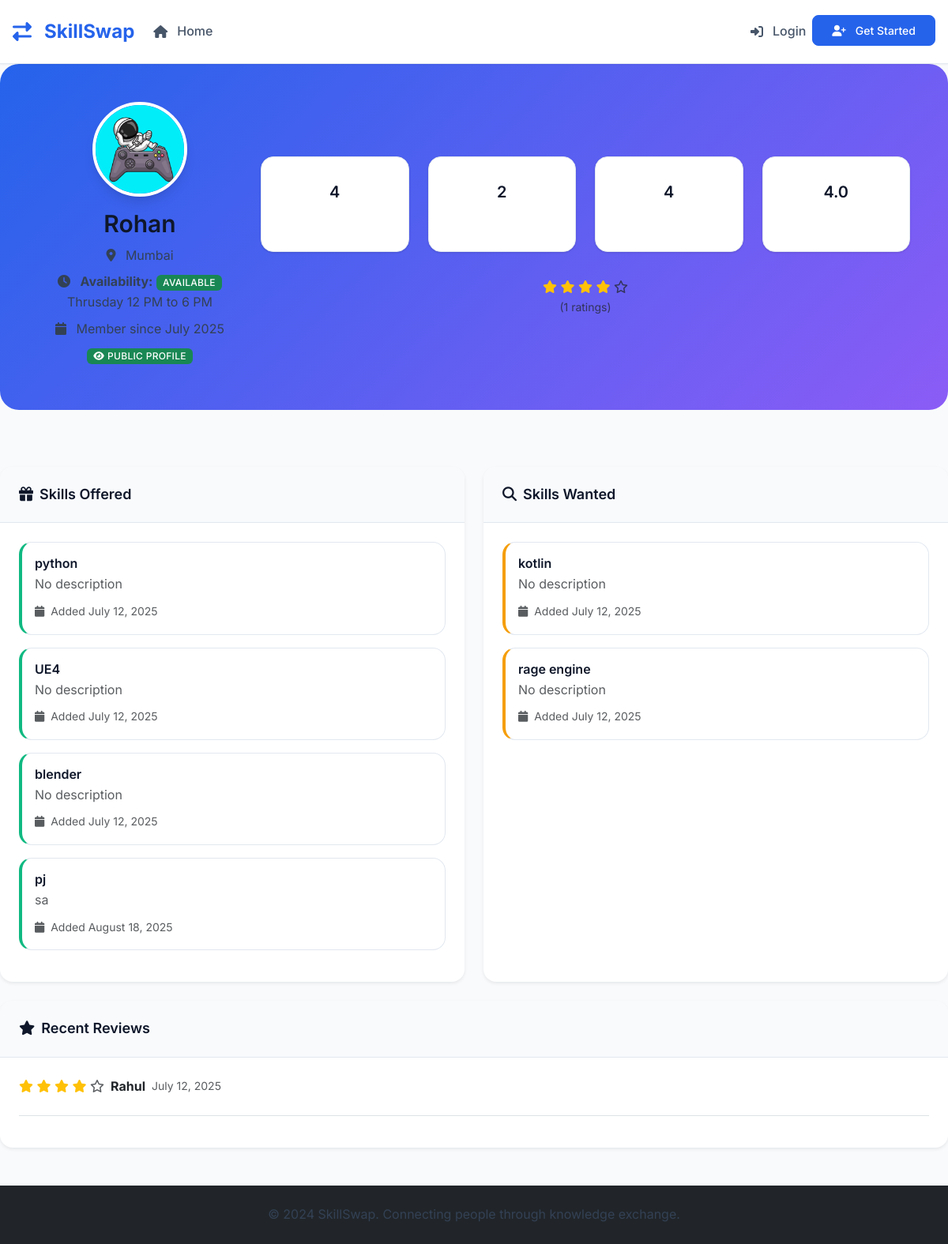
The page /view_profile/3 on the database as committed earlier.
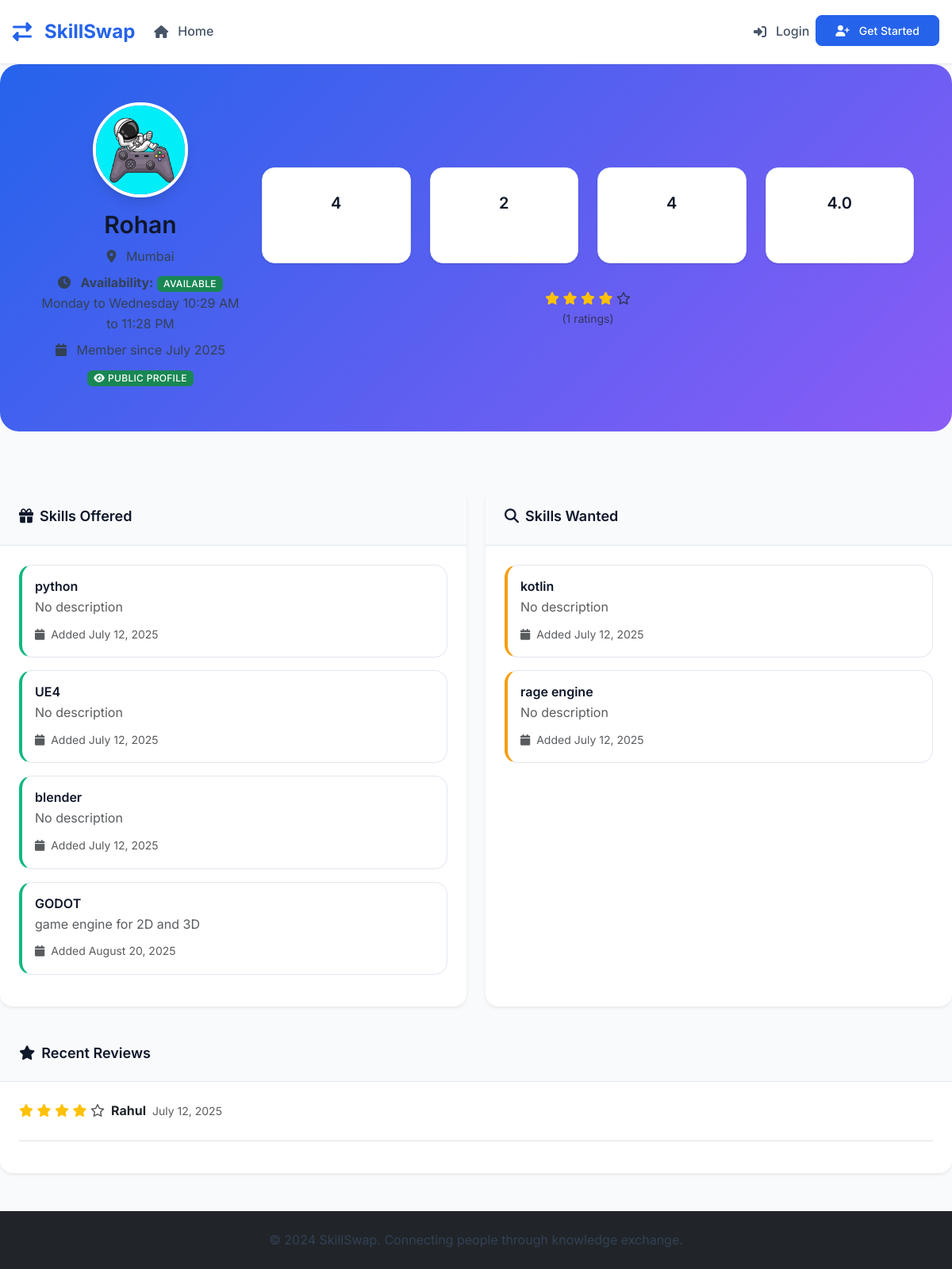
The same page on the database as committed later.
### tables this page shows
CREATE TABLE users (
            id INTEGER PRIMARY KEY AUTOINCREMENT,
            email TEXT UNIQUE NOT NULL,
            password_hash TEXT NOT NULL,
            name TEXT NOT NULL,
            location TEXT,
            profile_photo TEXT,
            availability TEXT,
            is_public INTEGER DEFAULT 1,
            is_admin INTEGER DEFAULT 0,
            is_banned INTEGER DEFAULT 0,
            created_at TIMESTAMP DEFAULT CURRENT_TIMESTAMP
        , bio TEXT, is_under_supervision INTEGER DEFAULT 0, availability_start TEXT, availability_end TEXT);

CREATE TABLE skills (
            id INTEGER PRIMARY KEY AUTOINCREMENT,
            user_id INTEGER,
            skill_name TEXT NOT NULL,
            skill_type TEXT NOT NULL, -- 'offered' or 'wanted'
            description TEXT,
            is_approved INTEGER DEFAULT 1,
            created_at TIMESTAMP DEFAULT CURRENT_TIMESTAMP, is_rejected INTEGER DEFAULT 0, rejection_reason TEXT, rejected_at TIMESTAMP,
            FOREIGN KEY (user_id) REFERENCES users (id)
        );

CREATE TABLE ratings (
            id INTEGER PRIMARY KEY AUTOINCREMENT,
            swap_request_id INTEGER,
            rater_id INTEGER,
            rated_id INTEGER,
            rating INTEGER CHECK(rating >= 1 AND rating <= 5),
            feedback TEXT,
            created_at TIMESTAMP DEFAULT CURRENT_TIMESTAMP,
            FOREIGN KEY (swap_request_id) REFERENCES swap_requests (id),
            FOREIGN KEY (rater_id) REFERENCES users (id),
            FOREIGN KEY (rated_id) REFERENCES users (id)
        );

### skill_swap_app.py (the view)
@app.route('/view_profile/<int:user_id>')
def view_profile(user_id):
    conn = get_db()
    user = conn.execute('SELECT * FROM users WHERE id = ? AND is_public = 1 AND is_banned = 0', (user_id,)).fetchone()
    if not user:
        flash('Profile not found or not available.', 'error')
        return redirect(url_for('index'))
    offered_skills = conn.execute('''
        SELECT * FROM skills WHERE user_id = ? AND skill_type = 'offered' AND is_approved = 1
    ''', (user_id,)).fetchall()
    wanted_skills = conn.execute('''
        SELECT * FROM skills WHERE user_id = ? AND skill_type = 'wanted' AND is_approved = 1
    ''', (user_id,)).fetchall()
    completed_swaps = conn.execute('''
        SELECT COUNT(*) as count FROM swap_requests
        WHERE (requester_id = ? OR provider_id = ?) AND status = 'accepted'
    ''', (user_id, user_id)).fetchone()['count']
    avg_rating = conn.execute('''
        SELECT AVG(rating) as avg_rating, COUNT(*) as total_ratings
        FROM ratings WHERE rated_id = ?
    ''', (user_id,)).fetchone()
    recent_reviews = conn.execute('''
        SELECT r.*, u.name as reviewer_name
        FROM ratings r
        JOIN users u ON r.rater_id = u.id
        WHERE r.rated_id = ?
        ORDER BY r.created_at DESC
        LIMIT 5
    ''', (user_id,)).fetchall()
    can_request = False
    if 'user_id' in session and session['user_id'] != user_id:
        user_offered_skills = conn.execute('''
            SELECT COUNT(*) as count FROM skills
            WHERE user_id = ? AND skill_type = 'offered' AND is_approved = 1
        ''', (session['user_id'],)).fetchone()['count']
        can_request = user_offered_skills > 0
    conn.close()
    user = convert_row_datetimes(user)
    offered_skills = convert_rows_datetimes(offered_skills)
    wanted_skills = convert_rows_datetimes(wanted_skills)
    recent_reviews = convert_rows_datetimes(recent_reviews)
    stats = {
        'offered_skills': len(offered_skills),
        'wanted_skills': len(wanted_skills),
        'completed_swaps': completed_swaps,
        'avg_rating': avg_rating['avg_rating'] or 0,
        'total_ratings': avg_rating['total_ratings'] or 0,
        'has_rating': avg_rating['total_ratings'] > 0
    }
    return render_template('view_profile.html',
                         user=user,
                         offered_skills=offered_skills,
                         wanted_skills=wanted_skills,
                         stats=stats,
                         recent_reviews=recent_reviews,
                         can_request=can_request)

### skill_swap_app.py (called while the page is built, shortened)
def parse_datetime(timestamp_str):
    if timestamp_str is None:
        return None
    try:
        if 'T' in timestamp_str:
            return datetime.fromisoformat(timestamp_str.replace('Z', '+00:00'))
        else:
            return datetime.strptime(timestamp_str, '%Y-%m-%d %H:%M:%S')
    except:
        return None

def convert_row_datetimes(row):
    if row is None:
        return None
    if hasattr(row, 'keys'):
        row_dict = dict(row)
    else:
        row_dict = row
    timestamp_fields = ['created_at', 'updated_at', 'rejected_at']
    for field in timestamp_fields:
        if field in row_dict and row_dict[field]:
            row_dict[field] = parse_datetime(row_dict[field])
    return row_dict

def convert_rows_datetimes(rows):
    if not rows:
        return []
    return [convert_row_datetimes(row) for row in rows]

def get_db():
    conn = sqlite3.connect('skill_swap.db')
    conn.row_factory = sqlite3.Row
    return conn

@app.context_processor
def inject_unread_notifications():
    return {'unread_notifications': 0}

@app.context_processor
def inject_helpers():
    return {'get_user_by_id': get_user_by_id}

### templates/view_profile.html (shortened to what the changed rows need)
{% extends "base.html" %}
{% block content %}
<div class="row mb-4">
    <div class="col-12">
        <div class="profile-header">
            <div class="row align-items-center">
                <div class="col-md-3 text-center">
                    <div class="position-relative d-inline-block">
                        {% if user.profile_photo %}
                            <img src="{{ url_for('static', filename='uploads/' + user.profile_photo) }}"
                                 alt="{{ user.name }}" class="profile-avatar mb-3">
                        {% else %}
                            <img src="{{ url_for('static', filename='images/default-avatar.png') }}"
                                 alt="{{ user.name }}" class="profile-avatar mb-3">
                        {% endif %}
                    </div>
                    <h2 class="mb-2">{{ user.name }}</h2>
                    <p class="mb-2">
                        <i class="fas fa-map-marker-alt me-2"></i>
                        {{ user.location or 'Location not specified' }}
                    </p>
                    <p class="mb-2">
                        <i class="fas fa-clock me-2"></i>
                        <strong>Availability:</strong>
                        {% if user.availability %}
                            <span class="badge bg-success">Available</span> {{ user.availability }}
                        {% else %}
                            <span class="badge bg-secondary">Not Available</span>
                        {% endif %}
                    </p>
                    <p class="mb-2">
                        <i class="fas fa-calendar me-2"></i>
                        Member since {{ user.created_at.strftime('%B %Y') }}
                    </p>
                    <div class="mb-2">
                        <span class="badge bg-{{ 'success' if user.is_public else 'secondary' }}">
                            <i class="fas fa-{{ 'eye' if user.is_public else 'eye-slash' }} me-1"></i>
                            {{ 'Public Profile' if user.is_public else 'Private Profile' }}
                        </span>
                    </div>
                </div>
                <div class="col-md-9">
                    {% if stats.has_rating %}
                    <div class="text-center mt-3">
                        <div class="rating-stars">
                            {% for i in range(5) %}
                                {% if i < stats.avg_rating %}
                                    <i class="fas fa-star text-warning"></i>
                                {% else %}
                                    <i class="far fa-star text-muted"></i>
                                {% endif %}
                            {% endfor %}
                        </div>
                    </div>
                    {% endif %}
                </div>
            </div>
        </div>
    </div>
</div>
<div class="row mb-4">
    <div class="col-md-6">
        <div class="card border-0 shadow-sm h-100">
            <div class="card-body">
                {% if offered_skills %}
                    {% for skill in offered_skills %}
                    <div class="skill-card offered p-3 mb-3">
                        <h6 class="mb-1">{{ skill.skill_name }}</h6>
                        <p class="text-muted mb-2">{{ skill.description or 'No description' }}</p>
                        <small class="text-muted">
                            <i class="fas fa-calendar me-1"></i>
                            Added {{ skill.created_at.strftime('%B %d, %Y') }}
                        </small>
                    </div>
                    {% endfor %}
                {% else %}
                    <div class="text-center text-muted py-4">
                        <i class="fas fa-gift fa-3x mb-3"></i>
                        <p>No skills offered yet</p>
                    </div>
                {% endif %}
            </div>
        </div>
    </div>
    <div class="col-md-6">
        <div class="card border-0 shadow-sm h-100">
            <div class="card-body">
                {% if wanted_skills %}
                    {% for skill in wanted_skills %}
                    <div class="skill-card wanted p-3 mb-3">
                        <h6 class="mb-1">{{ skill.skill_name }}</h6>
                        <p class="text-muted mb-2">{{ skill.description or 'No description' }}</p>
                        <small class="text-muted">
                            <i class="fas fa-calendar me-1"></i>
                            Added {{ skill.created_at.strftime('%B %d, %Y') }}
                        </small>
                    </div>
                    {% endfor %}
                {% else %}
                    <div class="text-center text-muted py-4">
                        <i class="fas fa-search fa-3x mb-3"></i>
                        <p>No skills wanted yet</p>
                    </div>
                {% endif %}
            </div>
        </div>
    </div>
</div>
{% if recent_reviews %}
<div class="row mb-4">
    <div class="col-12">
        <div class="card border-0 shadow-sm">
            <div class="card-body">
                {% for review in recent_reviews %}
                <div class="review-item border-bottom pb-3 mb-3">
                    <div class="d-flex justify-content-between align-items-start">
                        <div>
                            <div class="d-flex align-items-center mb-2">
                                <div class="rating-stars me-2">
                                    {% for i in range(5) %}
                                        {% if i < review.rating %}
                                            <i class="fas fa-star text-warning"></i>
                                        {% else %}
                                            <i class="far fa-star text-muted"></i>
                                        {% endif %}
                                    {% endfor %}
                                </div>
                                <strong>{{ review.reviewer_name }}</strong>
                                <small class="text-muted ms-2">
                                    {{ review.created_at.strftime('%B %d, %Y') }}
                                </small>
                            </div>
                        </div>
                    </div>
                </div>
                {% endfor %}
            </div>
        </div>
    </div>
</div>
{% endif %}
{% endblock %}

Rows that differ between the two databases and show on the page:
removed skills: skill_name "pj", description "sa", created_at "August 18, 2025", shown under "Skills Offered"
changed users "Rohan": availability "Thrusday 12 PM to 6 PM" → "Monday to Wednesday 10:29 AM to 11:28 PM"
added skills: skill_name "GODOT", description "game engine for 2D and 3D", created_at "August 20, 2025", shown under "Skills Offered"
